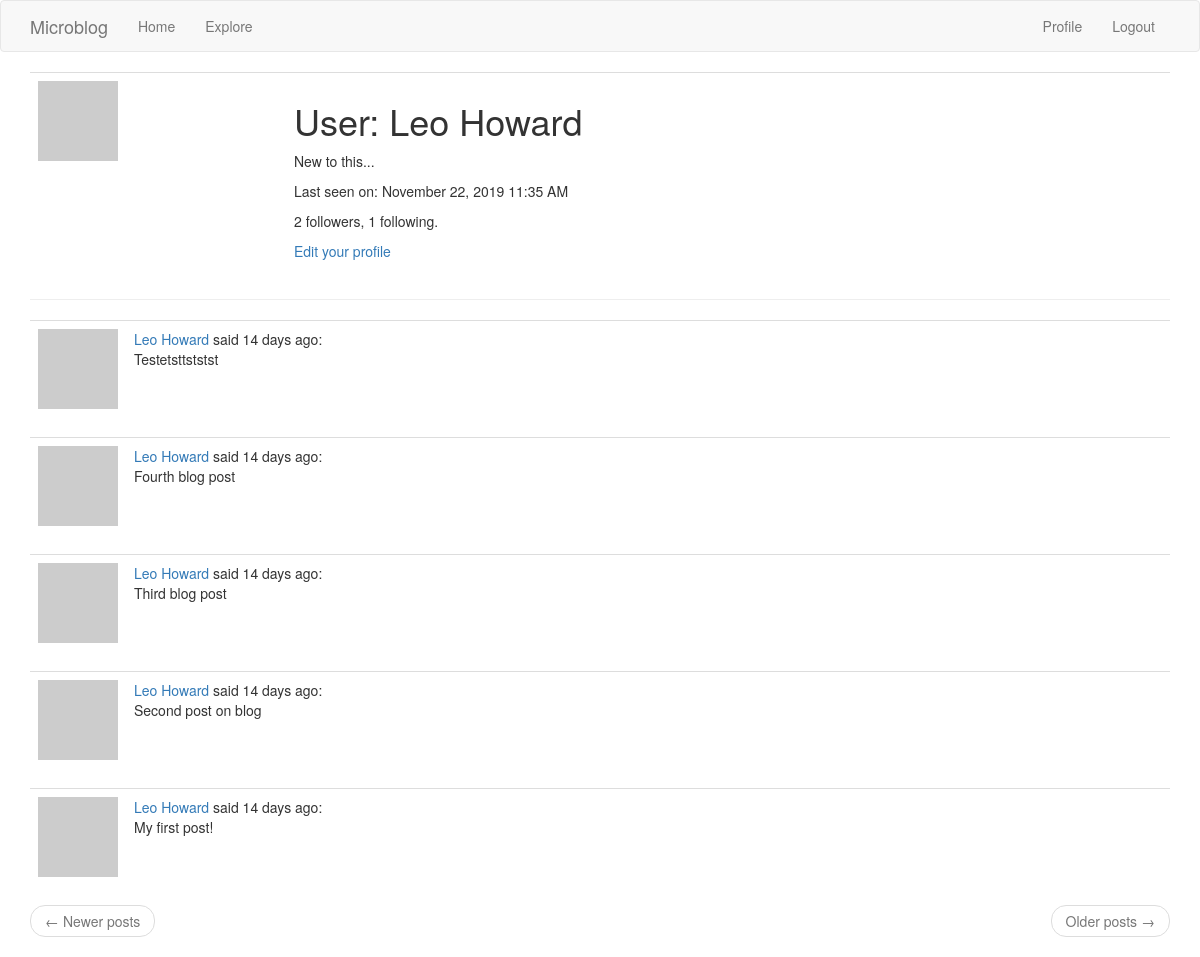
The app's page /user/Leo Howard (signed in) with its own data.
### app/models.py (models this page shows, shortened)
class User(UserMixin, db.Model):
    id = db.Column(db.Integer, primary_key=True)
    username = db.Column(db.String(64), index=True, unique=True)
    email = db.Column(db.String(120), index=True, unique=True)
    password_hash = db.Column(db.String(128))
    posts = db.relationship('Post', backref='author', lazy='dynamic')  # one-to-many relationship with class Post
    about_me = db.Column(db.String(140))
    last_seen = db.Column(db.DateTime, default=datetime.utcnow)
    followed = db.relationship('User', secondary=followers, primaryjoin=(followers.c.follower_id == id),
                               secondaryjoin=(followers.c.followed_id == id),
                               backref=db.backref('followers', lazy='dynamic'), lazy='dynamic')
    def avatar(self, size):
        digest = md5(self.email.lower().encode('utf-8')).hexdigest()
        return 'https://www.gravatar.com/avatar/{}?d=identicon&s={}'.format(digest, size)

class Post(db.Model):
    id = db.Column(db.Integer, primary_key=True)
    body = db.Column(db.String(140))
    timestamp = db.Column(db.DateTime, index=True,
                          default=datetime.utcnow)  # timestamp for when user posts something / utc is universal time and will adjust based on user's location
    user_id = db.Column(db.Integer, db.ForeignKey('user.id'))  # foreign key links class User to class Post

### app/main/routes.py (the view)
@bp.route('/user/<username>')
@login_required
def user(username):
    user = User.query.filter_by(username=username).first_or_404()
    page = request.args.get('page', 1, type=int)
    posts = user.posts.order_by(Post.timestamp.desc()).paginate(page, current_app.config['POSTS_PER_PAGE'], False)
    next_url = url_for('main.user', username=user.username, page=posts.next_num) if posts.has_next else None
    prev_url = url_for('main.user', username=user.username, page=posts.prev_num) if posts.has_prev else None
    return render_template('user.html', user=user, posts=posts.items, next_url=next_url, prev_url=prev_url)

### app/main/routes.py (called while the page is built)
@bp.before_app_request
def before_request():
    if current_user.is_authenticated:
        current_user.last_seen = datetime.utcnow()
        db.session.commit()

### app/models.py (called while the page is built)
@login.user_loader
def load_user(id):
    return User.query.get(int(id))

### app/templates/user.html
{% extends "base.html" %}
{% block app_content %}
<table class="table table-hover">
    <tr>
        <td width="256px"><img src="{{ user.avatar(256) }}"></td>
        <td>
            <h1>User: {{ user.username }}</h1>
            {% if user.about_me %}<p>{{ user.about_me }}</p>{% endif %}
            {% if user.last_seen %}
            <p>Last seen on: {{ moment(user.last_seen).format('LLL') }}</p>
            {% endif %}
            <p>{{ user.followers.count() }} followers, {{ user.followed.count() }} following.</p>
            {% if user == current_user %}
            <p><a href="{{ url_for('main.edit_profile') }}">Edit your profile</a></p>
            {% elif not current_user.is_following(user) %}
            <p><a href="{{ url_for('main.follow', username=user.username) }}">Follow</a></p>
            {% else %}
            <p><a href="{{ url_for('main.unfollow', username=user.username) }}">Unfollow</a></p>
            {% endif %}
        </td>
    </tr>
</table>
<hr>
{% for post in posts %}
{% include '_post.html' %}
{% endfor %}
<nav aria-label="...">
    <ul class="pager">
        <li class="previous{% if not prev_url %} disabled{% endif %}">
            <a href="{{ prev_url or '#' }}">
                <span aria-hidden="true">&larr;</span> Newer posts
            </a>
        </li>
        <li class="next{% if not next_url %} disabled{% endif %}">
            <a href="{{ next_url or '#' }}">
                Older posts <span aria-hidden="true">&rarr;</span>
            </a>
        </li>
    </ul>
</nav>
{% endblock %}

### app/templates/_post.html
<table class="table table-hover">
    <tr>
        <td width="70px">
            <a href="{{ url_for('main.user', username=post.author.username) }}">
                <img src="{{ post.author.avatar(70) }}"/>
            </a>
        </td>
        <td>
            <a href="{{ url_for('main.user', username=post.author.username) }}">
                {{ post.author.username }}
            </a>
            said {{ moment(post.timestamp).fromNow() }}:
            <br>
            {{ post.body }}
        </td>
    </tr>
</table>

### records on screen
User: username "Leo Howard", about_me "New to this...", last_seen "November 22, 2019 11:35 AM"
Post: author.username "Leo Howard", timestamp "14 days ago", body "Testetsttststst"
Post: author.username "Leo Howard", timestamp "14 days ago", body "Fourth blog post"
Post: author.username "Leo Howard", timestamp "14 days ago", body "Third blog post"
Post: author.username "Leo Howard", timestamp "14 days ago", body "Second post on blog"
Post: author.username "Leo Howard", timestamp "14 days ago", body "My first post!"

### other values on screen
{{ user.followers.count() }} "2"
{{ user.followed.count() }} "1"
